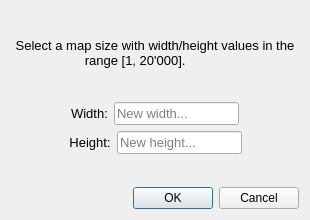
<?xml version="1.0" encoding="UTF-8"?>
<ui version="4.0">
 <class>ResizeDialogUI</class>
 <widget class="QDialog" name="ResizeDialogUI">
  <property name="geometry">
   <rect>
    <x>0</x>
    <y>0</y>
    <width>310</width>
    <height>220</height>
   </rect>
  </property>
  <property name="sizePolicy">
   <sizepolicy hsizetype="Fixed" vsizetype="Fixed">
    <horstretch>0</horstretch>
    <verstretch>0</verstretch>
   </sizepolicy>
  </property>
  <property name="minimumSize">
   <size>
    <width>310</width>
    <height>220</height>
   </size>
  </property>
  <property name="maximumSize">
   <size>
    <width>310</width>
    <height>220</height>
   </size>
  </property>
  <property name="windowTitle">
   <string>Resize tilemap</string>
  </property>
  <layout class="QGridLayout" name="gridLayout_2">
   <item row="1" column="0">
    <layout class="QVBoxLayout" name="verticalLayout">
     <item>
      <spacer name="verticalSpacer_2">
       <property name="orientation">
        <enum>Qt::Vertical</enum>
       </property>
       <property name="sizeHint" stdset="0">
        <size>
         <width>20</width>
         <height>40</height>
        </size>
       </property>
      </spacer>
     </item>
     <item>
      <widget class="QLabel" name="infoLabel">
       <property name="font">
        <font>
         <family>Segoe UI</family>
         <pointsize>10</pointsize>
        </font>
       </property>
       <property name="text">
        <string>Select a map size with width/height values in the range [1, 20'000].           </string>
       </property>
       <property name="alignment">
        <set>Qt::AlignCenter</set>
       </property>
       <property name="wordWrap">
        <bool>true</bool>
       </property>
      </widget>
     </item>
     <item>
      <spacer name="verticalSpacer_3">
       <property name="orientation">
        <enum>Qt::Vertical</enum>
       </property>
       <property name="sizeHint" stdset="0">
        <size>
         <width>20</width>
         <height>40</height>
        </size>
       </property>
      </spacer>
     </item>
     <item>
      <layout class="QHBoxLayout" name="horizontalLayout">
       <item>
        <spacer name="horizontalSpacer_3">
         <property name="orientation">
          <enum>Qt::Horizontal</enum>
         </property>
         <property name="sizeHint" stdset="0">
          <size>
           <width>40</width>
           <height>20</height>
          </size>
         </property>
        </spacer>
       </item>
       <item>
        <widget class="QLabel" name="widthLabel">
         <property name="font">
          <font>
           <family>Segoe UI</family>
           <pointsize>10</pointsize>
          </font>
         </property>
         <property name="text">
          <string>Width:</string>
         </property>
         <property name="alignment">
          <set>Qt::AlignCenter</set>
         </property>
        </widget>
       </item>
       <item>
        <widget class="QLineEdit" name="widthEdit">
         <property name="sizePolicy">
          <sizepolicy hsizetype="Minimum" vsizetype="Minimum">
           <horstretch>0</horstretch>
           <verstretch>0</verstretch>
          </sizepolicy>
         </property>
         <property name="font">
          <font>
           <family>Segoe UI</family>
           <pointsize>10</pointsize>
          </font>
         </property>
         <property name="placeholderText">
          <string>New width...</string>
         </property>
        </widget>
       </item>
       <item>
        <spacer name="horizontalSpacer">
         <property name="orientation">
          <enum>Qt::Horizontal</enum>
         </property>
         <property name="sizeHint" stdset="0">
          <size>
           <width>40</width>
           <height>20</height>
          </size>
         </property>
        </spacer>
       </item>
      </layout>
     </item>
     <item>
      <layout class="QHBoxLayout" name="horizontalLayout_3">
       <item>
        <spacer name="horizontalSpacer_4">
         <property name="orientation">
          <enum>Qt::Horizontal</enum>
         </property>
         <property name="sizeHint" stdset="0">
          <size>
           <width>40</width>
           <height>20</height>
          </size>
         </property>
        </spacer>
       </item>
       <item>
        <widget class="QLabel" name="heightLabel">
         <property name="font">
          <font>
           <family>Segoe UI</family>
           <pointsize>10</pointsize>
          </font>
         </property>
         <property name="text">
          <string>Height:</string>
         </property>
         <property name="alignment">
          <set>Qt::AlignCenter</set>
         </property>
        </widget>
       </item>
       <item>
        <widget class="QLineEdit" name="heightEdit">
         <property name="sizePolicy">
          <sizepolicy hsizetype="Minimum" vsizetype="Minimum">
           <horstretch>0</horstretch>
           <verstretch>0</verstretch>
          </sizepolicy>
         </property>
         <property name="font">
          <font>
           <family>Segoe UI</family>
           <pointsize>10</pointsize>
          </font>
         </property>
         <property name="placeholderText">
          <string>New height...</string>
         </property>
        </widget>
       </item>
       <item>
        <spacer name="horizontalSpacer_2">
         <property name="orientation">
          <enum>Qt::Horizontal</enum>
         </property>
         <property name="sizeHint" stdset="0">
          <size>
           <width>40</width>
           <height>20</height>
          </size>
         </property>
        </spacer>
       </item>
      </layout>
     </item>
     <item>
      <spacer name="verticalSpacer">
       <property name="orientation">
        <enum>Qt::Vertical</enum>
       </property>
       <property name="sizeType">
        <enum>QSizePolicy::Expanding</enum>
       </property>
       <property name="sizeHint" stdset="0">
        <size>
         <width>20</width>
         <height>40</height>
        </size>
       </property>
      </spacer>
     </item>
    </layout>
   </item>
   <item row="2" column="0">
    <widget class="QDialogButtonBox" name="buttonBox">
     <property name="orientation">
      <enum>Qt::Horizontal</enum>
     </property>
     <property name="standardButtons">
      <set>QDialogButtonBox::Cancel|QDialogButtonBox::Ok</set>
     </property>
    </widget>
   </item>
  </layout>
 </widget>
 <resources>
  <include location="../../tactile.qrc"/>
 </resources>
 <connections>
  <connection>
   <sender>buttonBox</sender>
   <signal>accepted()</signal>
   <receiver>ResizeDialogUI</receiver>
   <slot>accept()</slot>
   <hints>
    <hint type="sourcelabel">
     <x>248</x>
     <y>254</y>
    </hint>
    <hint type="destinationlabel">
     <x>157</x>
     <y>274</y>
    </hint>
   </hints>
  </connection>
  <connection>
   <sender>buttonBox</sender>
   <signal>rejected()</signal>
   <receiver>ResizeDialogUI</receiver>
   <slot>reject()</slot>
   <hints>
    <hint type="sourcelabel">
     <x>316</x>
     <y>260</y>
    </hint>
    <hint type="destinationlabel">
     <x>286</x>
     <y>274</y>
    </hint>
   </hints>
  </connection>
 </connections>
</ui>
